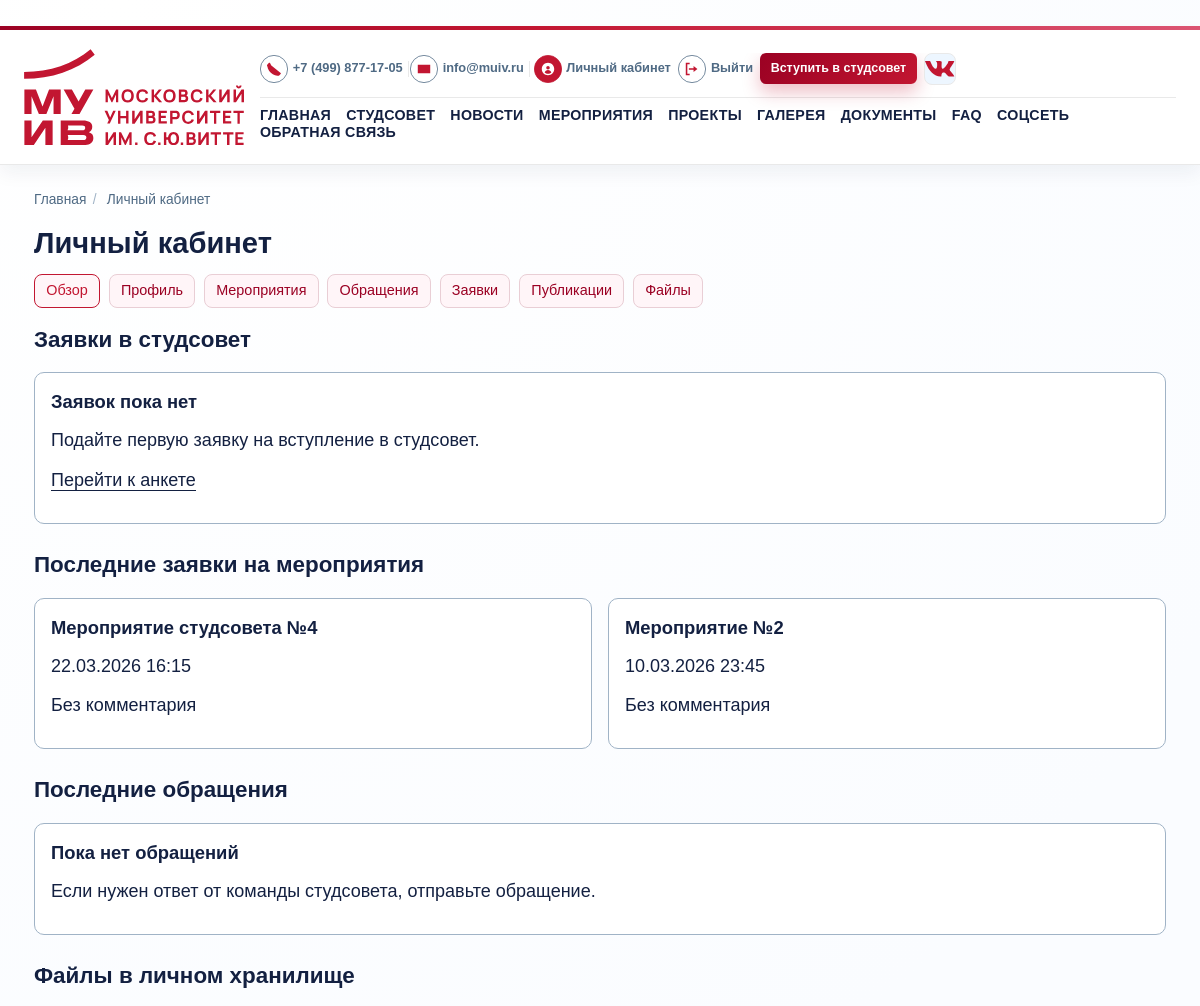
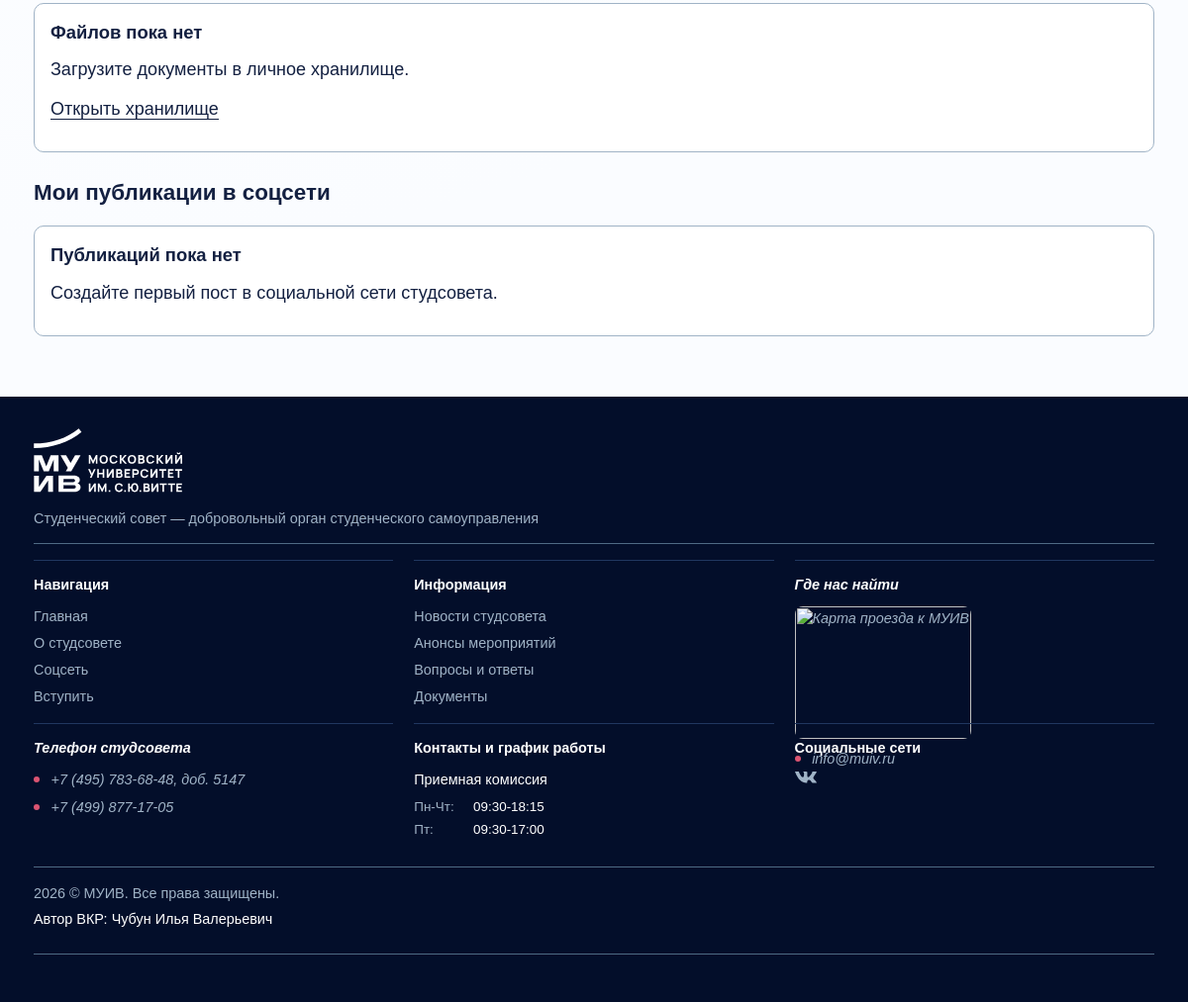
/cabinet/ (signed in), run on an earlier commit of the app's database (2 pictures, top to bottom).
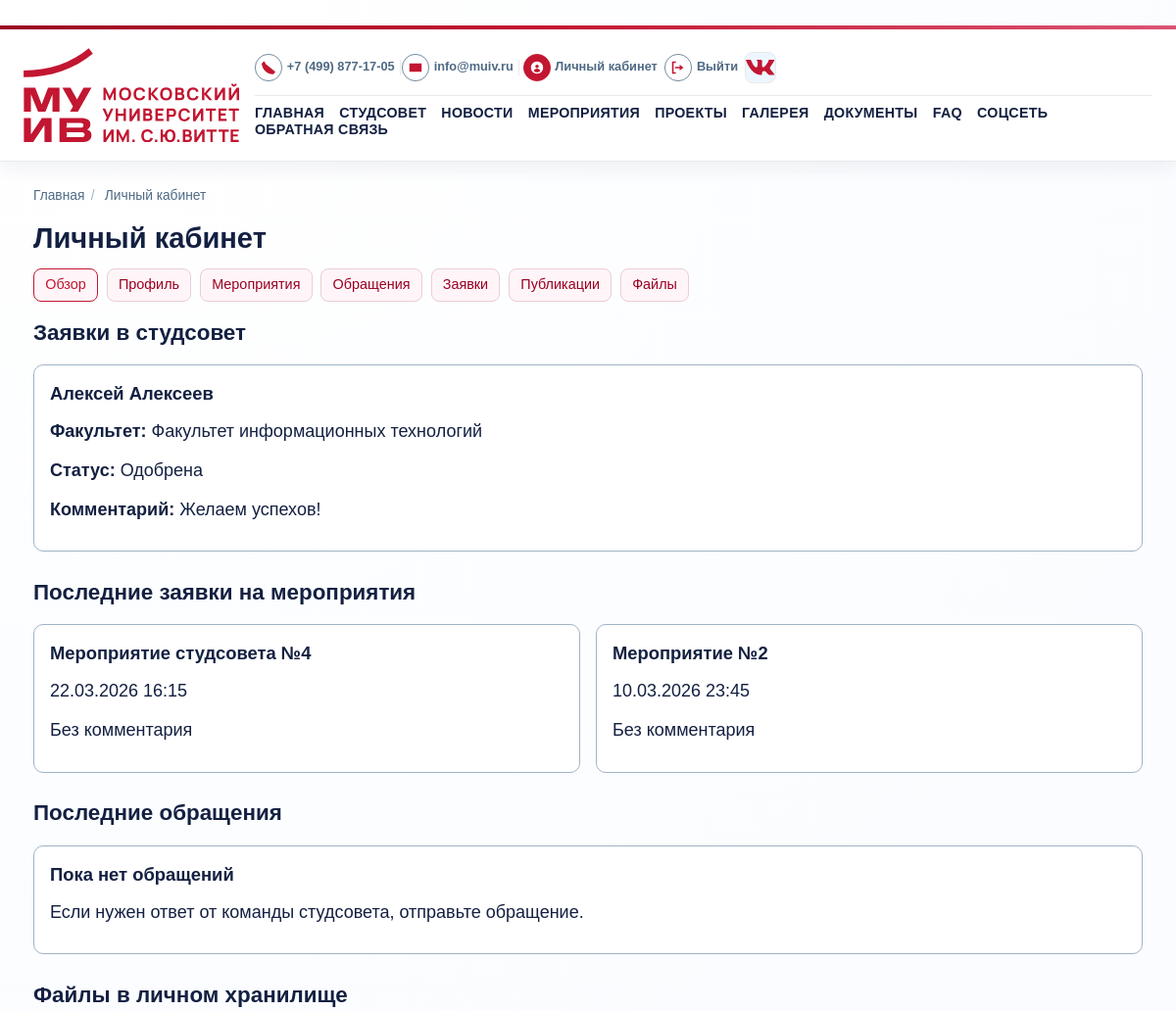
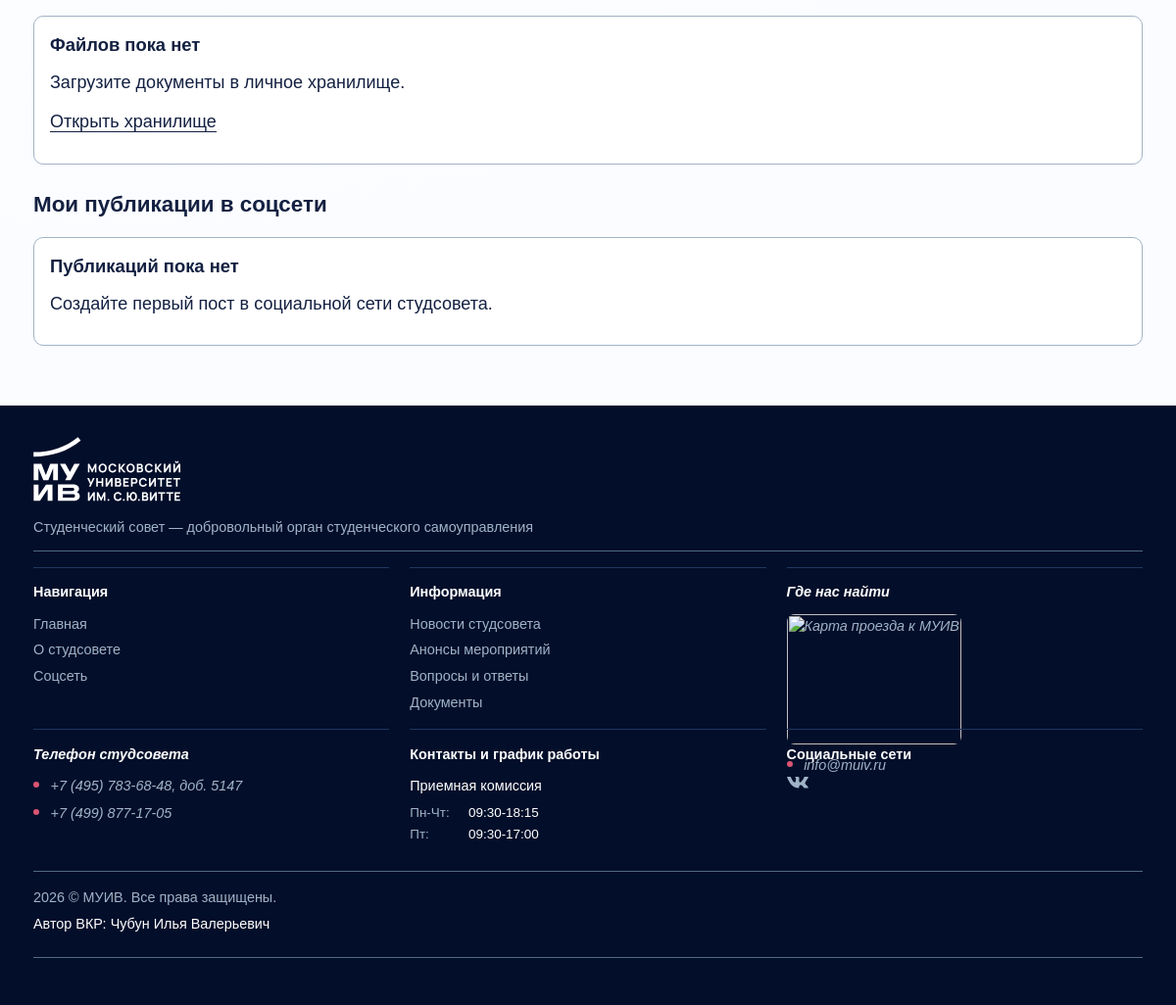
And on a later commit of the database (2 pictures, top to bottom).
### core/models.py (models this page shows, shortened)
class TimestampedModel(models.Model):
    created_at = models.DateTimeField(auto_now_add=True)
    updated_at = models.DateTimeField(auto_now=True)
    class Meta:
        abstract = True

class EventRegistration(TimestampedModel):
    user = models.ForeignKey(settings.AUTH_USER_MODEL, on_delete=models.CASCADE)
    event = models.ForeignKey(Event, on_delete=models.CASCADE, related_name="registrations")
    comment = models.CharField(max_length=255, blank=True)
    class Meta:
        unique_together = ("user", "event")
        ordering = ["-created_at"]

class Event(TimestampedModel):
    title = models.CharField(max_length=200)
    description = models.TextField()
    short_description = models.CharField(max_length=280)
    location = models.CharField(max_length=200)
    start_at = models.DateTimeField()
    end_at = models.DateTimeField(blank=True, null=True)
    registration_deadline = models.DateTimeField(blank=True, null=True)
    max_participants = models.PositiveIntegerField(blank=True, null=True)
    is_published = models.BooleanField(default=True)
    class Meta:
        ordering = ["start_at"]

class CouncilJoinApplication(TimestampedModel):
    STATUS_NEW = "new"
    STATUS_IN_REVIEW = "in_review"
    STATUS_APPROVED = "approved"
    STATUS_REJECTED = "rejected"
    STATUS_CHOICES = (
        (STATUS_NEW, "Новая"),
        (STATUS_IN_REVIEW, "На рассмотрении"),
        (STATUS_APPROVED, "Одобрена"),
        (STATUS_REJECTED, "Отклонена"),
    )
    FACULTY_CHOICES = (
        ("management", "Факультет управления"),
        ("it", "Факультет информационных технологий"),
        ("economics", "Факультет экономики и финансов"),
        ("law", "Юридический факультет"),
        ("psycho", "Факультет психолого-педагогического образования"),
        ("center", "Научно-образовательный центр устойчивого развития"),
        ("college", "Колледж"),
        ("postgraduate", "Аспирантура"),
        ("other", "Другое подразделение"),
    )
    full_name = models.CharField(max_length=150)
    email = models.EmailField()
    phone = models.CharField(max_length=32)
    faculty = models.CharField(max_length=32, choices=FACULTY_CHOICES)
    course = models.CharField(max_length=20, blank=True)
    motivation = models.TextField()
    experience = models.TextField(blank=True)
    status = models.CharField(max_length=20, choices=STATUS_CHOICES, default=STATUS_NEW)
    user = models.ForeignKey(
        settings.AUTH_USER_MODEL,
        on_delete=models.SET_NULL,
        null=True,
        blank=True,
        related_name="join_applications",
    )
    moderation_comment = models.TextField(blank=True)
    class Meta:
        ordering = ["-created_at"]
        verbose_name = "Заявка в студсовет"
        verbose_name_plural = "Заявки в студсовет"

### core/views/cabinet_views.py (the view)
# urls.py: path("cabinet/", views.cabinet, name="cabinet"),
@login_required
def cabinet(request):
    is_staff_panel = has_any_role(request.user, UserProfile.ROLE_ADMIN, UserProfile.ROLE_MANAGER)
    if is_staff_panel:
        feedbacks = FeedbackMessage.objects.exclude(subject__startswith=EVENT_REGISTRATION_SUBJECT_PREFIX)[:5]
        registrations = EventRegistration.objects.select_related("event", "user")[:5]
        join_requests = CouncilJoinApplication.objects.select_related("user")[:5]
    else:
        feedbacks = FeedbackMessage.objects.filter(user=request.user).exclude(
            subject__startswith=EVENT_REGISTRATION_SUBJECT_PREFIX
        )[:5]
        registrations = EventRegistration.objects.filter(user=request.user).select_related("event")[:5]
        join_requests = CouncilJoinApplication.objects.filter(user=request.user)[:5]
    my_posts = CommunityPost.objects.filter(author=request.user)[:5]
    my_files = UserFile.objects.filter(owner=request.user)[:5]
    return render(
        request,
        "core/cabinet.html",
        {
            "feedbacks": feedbacks,
            "registrations": registrations,
            "join_requests": join_requests,
            "my_posts": my_posts,
            "my_files": my_files,
        },
    )

### core/context_processors.py (called while the page is built)
def _resolve_menu(items):
    resolved = []
    for view_name, label in items:
        try:
            url = reverse(view_name)
        except NoReverseMatch:
            continue
        resolved.append({"view_name": view_name, "label": label, "url": url})
    return resolved

### core/permissions.py (called while the page is built)
def get_user_role(user):
    if not user.is_authenticated:
        return None
    profile = getattr(user, "profile", None)
    if profile:
        return profile.role
    return UserProfile.ROLE_STUDENT

def has_any_role(user, *allowed_roles):
    if not user.is_authenticated:
        return False
    if user.is_superuser:
        return True
    return get_user_role(user) in allowed_roles

### templates/core/cabinet.html (shortened to what this page needs)
﻿{% extends "base.html" %}
{% block content %}
<h1>Личный кабинет</h1>
<nav class="page-nav">
    {% for item in cabinet_menu %}
        <a href="{{ item.url }}" class="{% if request.resolver_match.view_name == item.view_name %}is-active{% endif %}">
            {{ item.label }}
        </a>
    {% endfor %}
</nav>
<section>
    <h2>Заявки в студсовет</h2>
    <div class="card-grid">
        {% for item in join_requests %}
            <article class="card">
                <h3>{{ item.full_name }}</h3>
                <p><strong>Факультет:</strong> {{ item.get_faculty_display }}</p>
                <p><strong>Статус:</strong> {{ item.get_status_display }}</p>
                {% if item.moderation_comment %}
                    <p><strong>Комментарий:</strong> {{ item.moderation_comment }}</p>
                {% endif %}
            </article>
        {% empty %}
            <article class="card">
                <h3>Заявок пока нет</h3>
                <p>Подайте первую заявку на вступление в студсовет.</p>
                {% if show_join_cta %}
                    <p><a href="{% url 'core:join' %}">Перейти к анкете</a></p>
                {% endif %}
            </article>
        {% endfor %}
    </div>
</section>
<section>
    <h2>Последние заявки на мероприятия</h2>
    <div class="card-grid">
        {% for item in registrations %}
            <article class="card">
                <h3>{{ item.event.title }}</h3>
                <p>{{ item.event.start_at|date:"d.m.Y H:i" }}</p>
                <p>{{ item.comment|default:"Без комментария" }}</p>
            </article>
        {% empty %}
            <article class="card">
                <h3>Пока нет заявок</h3>
                <p>Участвуйте в мероприятиях студсовета, чтобы они появились в кабинете.</p>
            </article>
        {% endfor %}
    </div>
</section>
<section>
    <h2>Последние обращения</h2>
    <div class="card-grid">
        {% for item in feedbacks %}
            <article class="card">
                <h3>{{ item.subject }}</h3>
                <p><strong>Статус:</strong> {{ item.get_status_display }}</p>
                <p>{{ item.message|truncatewords:20 }}</p>
            </article>
        {% empty %}
            <article class="card">
                <h3>Пока нет обращений</h3>
                <p>Если нужен ответ от команды студсовета, отправьте обращение.</p>
            </article>
        {% endfor %}
    </div>
</section>
<section>
    <h2>Файлы в личном хранилище</h2>
    <div class="card-grid">
        {% for item in my_files %}
            <article class="card">
                <h3>{{ item.title }}</h3>
                <p><small>Загружено: {{ item.created_at|date:"d.m.Y H:i" }}</small></p>
                <p><a href="{% url 'core:download_user_file' item.pk %}">Скачать файл</a></p>
            </article>
        {% empty %}
            <article class="card">
                <h3>Файлов пока нет</h3>
                <p>Загрузите документы в личное хранилище.</p>
                <p><a href="{% url 'core:my_files' %}">Открыть хранилище</a></p>
            </article>
        {% endfor %}
    </div>
</section>
<section>
    <h2>Мои публикации в соцсети</h2>
    <div class="card-grid">
        {% for post in my_posts %}
            <article class="card">
                <h3>{{ post.title }}</h3>
                <p>{{ post.body|truncatewords:24 }}</p>
                <p><small>{{ post.created_at|date:"d.m.Y H:i" }}</small></p>
            </article>
        {% empty %}
            <article class="card">
                <h3>Публикаций пока нет</h3>
                <p>Создайте первый пост в социальной сети студсовета.</p>
            </article>
        {% endfor %}
    </div>
</section>
{% endblock %}

What changed in the data, as far as the page shows it:
added CouncilJoinApplication: full_name "Алексей Алексеев", faculty "Факультет информационных технологий", status "Одобрена", moderation_comment "Желаем успехов!"
Also different on the page:
text no longer shown: "Вступить в студсовет Заявок пока нет Подайте первую заявку на вступление в студсовет. Перейти к анкете Вступить"
